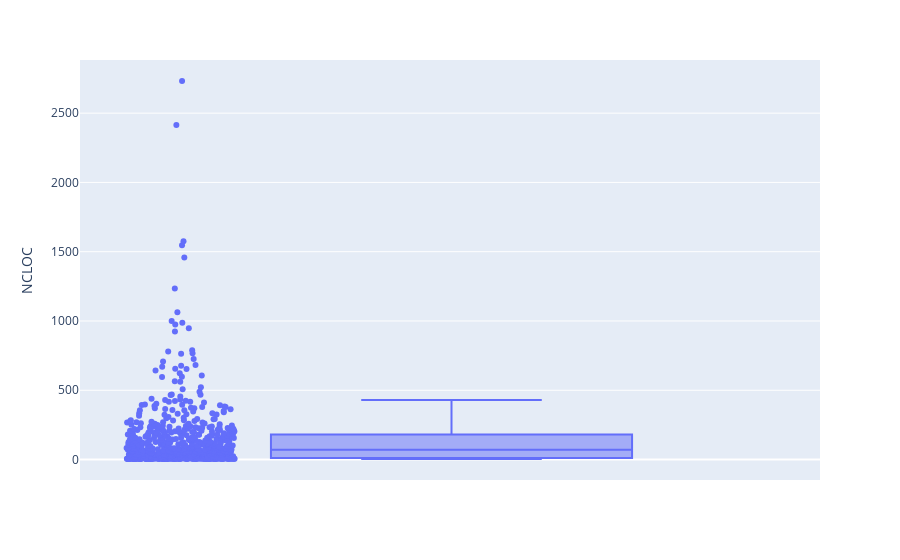

The notebook cell saved with this chart:
### Code cell
fig = px.box(df.reset_index(), y='NCLOC', hover_data=['class'], points='all')
fig.show()

### Figure 1 — Plotly figure (JSON) as saved in the notebook; plotly's stock layout.template omitted (floating-point values rounded to 4 significant figures; data arrays with more than 128 entries replaced by an {"elided": "..."} marker saying what was removed)
{"data": [{"alignmentgroup": "True", "boxpoints": "all", "customdata": {"elided": "632x1 str values"}, "hovertemplate": "NCLOC=%{y}<br>class=%{customdata[0]}<extra></extra>", "legendgroup": "", "marker": {"color": "#636efa"}, "name": "", "notched": false, "offsetgroup": "", "orientation": "v", "showlegend": false, "type": "box", "x0": " ", "xaxis": "x", "y": {"elided": "632 int values"}, "y0": " ", "yaxis": "y"}], "layout": {"autosize": true, "boxmode": "group", "legend": {"tracegroupgap": 0}, "margin": {"t": 60}, "xaxis": {"anchor": "y", "autorange": true, "domain": [0, 1], "range": [-0.5063, 0.5], "type": "category"}, "yaxis": {"anchor": "x", "autorange": true, "domain": [0, 1], "range": [-147.6, 2884.0], "title": {"text": "NCLOC"}, "type": "linear"}}}
